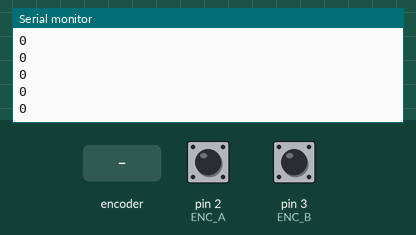
This sketch was run on a simulated Arduino Uno, built with avr-gcc and run on an emulated ATmega328P. Shown: the last lines printed to the serial monitor. Inputs (shaded band) come from the test bench; at power-on: pin 2 (ENC_A) HIGH, pin 3 (ENC_B) HIGH.

Above: at 1.2 s.
1.3 s: rotary encoder on pin 2 (ENC_A) / pin 3 (ENC_B) turned 1 step (first pin leading)
At 2.0 s:
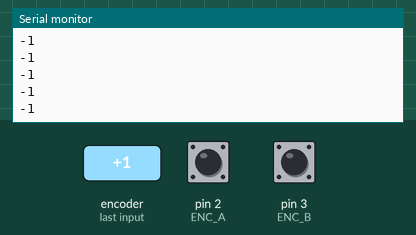
3.0 s: rotary encoder on pin 2 (ENC_A) / pin 3 (ENC_B) turned 1 step (first pin leading)
At 3.5 s:
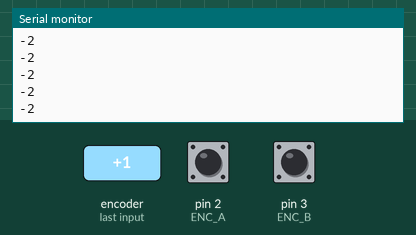
Timing chart, 0 to 6.0 s (numbered marks = the images above; inputs shaded):
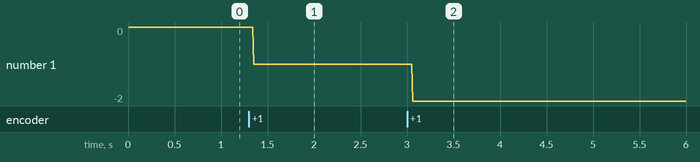

The sketch:

rotary_encoder.ino
```cpp
#define ENC_A 2
#define ENC_B 3

volatile int encoderPos = 0;  // Encoder position (pulse count)

void encoderISR() {
    int stateA = digitalRead(ENC_A);
    int stateB = digitalRead(ENC_B);

    if (stateA == stateB) {
        encoderPos++;
    } else {
        encoderPos--;
    }
}

void setup() {
    Serial.begin(115200);
    Serial.flush();

    pinMode(ENC_A, INPUT_PULLUP);
    pinMode(ENC_B, INPUT_PULLUP);

    attachInterrupt(digitalPinToInterrupt(ENC_A), encoderISR, RISING);
}

void loop() {
    delay(10);
    Serial.println(encoderPos, DEC);

}
```

Measured:
- after the input at 1.3 s, the serial monitor: prints a new line after 0.05 s (image 1)
- after the input at 3.0 s, the serial monitor: prints a new line after 0.06 s (image 2)
- plotted number 1: 0 → -1 after the input at 1.3 s, -1 → -2 after the input at 3.0 s
